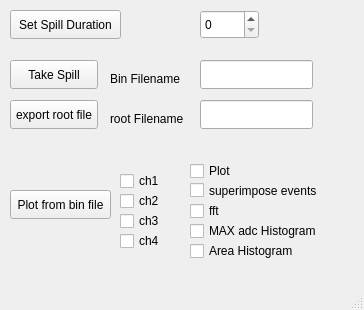
<?xml version="1.0" encoding="UTF-8"?>
<ui version="4.0">
 <class>MainWindow</class>
 <widget class="QMainWindow" name="MainWindow">
  <property name="geometry">
   <rect>
    <x>0</x>
    <y>0</y>
    <width>364</width>
    <height>310</height>
   </rect>
  </property>
  <property name="windowTitle">
   <string>DAPHNE GUI</string>
  </property>
  <widget class="QWidget" name="centralwidget">
   <widget class="QPushButton" name="btn_takespill">
    <property name="geometry">
     <rect>
      <x>10</x>
      <y>60</y>
      <width>88</width>
      <height>29</height>
     </rect>
    </property>
    <property name="text">
     <string>Take Spill</string>
    </property>
   </widget>
   <widget class="QPushButton" name="btn_setdur">
    <property name="geometry">
     <rect>
      <x>10</x>
      <y>10</y>
      <width>111</width>
      <height>29</height>
     </rect>
    </property>
    <property name="text">
     <string>Set Spill Duration</string>
    </property>
   </widget>
   <widget class="QPushButton" name="btn_exp">
    <property name="geometry">
     <rect>
      <x>10</x>
      <y>100</y>
      <width>88</width>
      <height>29</height>
     </rect>
    </property>
    <property name="text">
     <string>export root file</string>
    </property>
   </widget>
   <widget class="QSpinBox" name="spilldurr">
    <property name="geometry">
     <rect>
      <x>200</x>
      <y>10</y>
      <width>59</width>
      <height>29</height>
     </rect>
    </property>
   </widget>
   <widget class="QLineEdit" name="rootfilename">
    <property name="geometry">
     <rect>
      <x>200</x>
      <y>100</y>
      <width>113</width>
      <height>29</height>
     </rect>
    </property>
   </widget>
   <widget class="QLabel" name="label_root_filename">
    <property name="geometry">
     <rect>
      <x>110</x>
      <y>110</y>
      <width>81</width>
      <height>17</height>
     </rect>
    </property>
    <property name="text">
     <string>root Filename</string>
    </property>
   </widget>
   <widget class="QLineEdit" name="binfilename">
    <property name="geometry">
     <rect>
      <x>200</x>
      <y>60</y>
      <width>113</width>
      <height>29</height>
     </rect>
    </property>
   </widget>
   <widget class="QLabel" name="label_bin_filename">
    <property name="geometry">
     <rect>
      <x>110</x>
      <y>70</y>
      <width>81</width>
      <height>17</height>
     </rect>
    </property>
    <property name="text">
     <string>Bin Filename</string>
    </property>
   </widget>
   <widget class="QCheckBox" name="chk_2">
    <property name="geometry">
     <rect>
      <x>120</x>
      <y>190</y>
      <width>51</width>
      <height>22</height>
     </rect>
    </property>
    <property name="text">
     <string>ch2</string>
    </property>
   </widget>
   <widget class="QCheckBox" name="chk_3">
    <property name="geometry">
     <rect>
      <x>120</x>
      <y>210</y>
      <width>51</width>
      <height>22</height>
     </rect>
    </property>
    <property name="text">
     <string>ch3</string>
    </property>
   </widget>
   <widget class="QCheckBox" name="chk_4">
    <property name="geometry">
     <rect>
      <x>120</x>
      <y>230</y>
      <width>51</width>
      <height>22</height>
     </rect>
    </property>
    <property name="text">
     <string>ch4</string>
    </property>
   </widget>
   <widget class="QCheckBox" name="chk_super">
    <property name="geometry">
     <rect>
      <x>190</x>
      <y>180</y>
      <width>141</width>
      <height>21</height>
     </rect>
    </property>
    <property name="text">
     <string>superimpose events</string>
    </property>
   </widget>
   <widget class="QCheckBox" name="chk_1">
    <property name="geometry">
     <rect>
      <x>120</x>
      <y>170</y>
      <width>51</width>
      <height>22</height>
     </rect>
    </property>
    <property name="text">
     <string>ch1</string>
    </property>
   </widget>
   <widget class="QPushButton" name="btn_plt">
    <property name="geometry">
     <rect>
      <x>10</x>
      <y>190</y>
      <width>101</width>
      <height>29</height>
     </rect>
    </property>
    <property name="text">
     <string>Plot from bin file</string>
    </property>
   </widget>
   <widget class="QCheckBox" name="chk_fft">
    <property name="geometry">
     <rect>
      <x>190</x>
      <y>200</y>
      <width>86</width>
      <height>22</height>
     </rect>
    </property>
    <property name="text">
     <string>fft</string>
    </property>
   </widget>
   <widget class="QCheckBox" name="chk_maxadchist">
    <property name="geometry">
     <rect>
      <x>190</x>
      <y>220</y>
      <width>141</width>
      <height>22</height>
     </rect>
    </property>
    <property name="text">
     <string>MAX adc Histogram</string>
    </property>
   </widget>
   <widget class="QCheckBox" name="chk_areahist">
    <property name="geometry">
     <rect>
      <x>190</x>
      <y>240</y>
      <width>131</width>
      <height>22</height>
     </rect>
    </property>
    <property name="text">
     <string>Area Histogram</string>
    </property>
   </widget>
   <widget class="QCheckBox" name="chk_plot">
    <property name="geometry">
     <rect>
      <x>190</x>
      <y>160</y>
      <width>86</width>
      <height>22</height>
     </rect>
    </property>
    <property name="text">
     <string>Plot</string>
    </property>
   </widget>
  </widget>
  <widget class="QMenuBar" name="menubar">
   <property name="geometry">
    <rect>
     <x>0</x>
     <y>0</y>
     <width>364</width>
     <height>23</height>
    </rect>
   </property>
  </widget>
  <widget class="QStatusBar" name="statusbar"/>
 </widget>
 <resources/>
 <connections/>
</ui>
